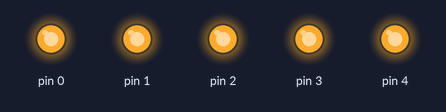
This sketch was run on a simulated Arduino Uno, built with avr-gcc and run on an emulated ATmega328P. Shown: output pins drawn as LEDs (lit = HIGH).

Above: at 0.35 s.
At 1.05 s:
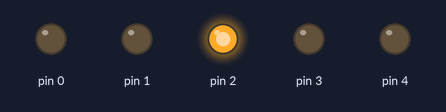
At 1.85 s:
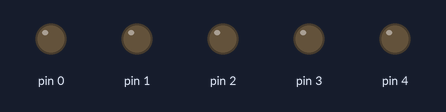
At 2.55 s:
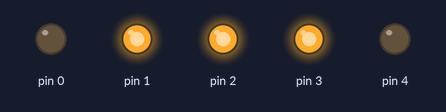
Timing chart, 0 to 3.0 s (numbered marks = the images above):
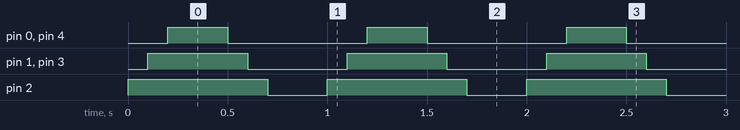

Measured:
- by itself, pin 0, pin 4: alternates HIGH for 0.30 s and LOW for 0.70 s
- by itself, pin 1, pin 3: alternates HIGH for 0.50 s and LOW for 0.50 s
- by itself, pin 2: alternates HIGH for 0.70 s and LOW for 0.30 s

The sketch:

blink-5-85-bikelight.ino
```cpp
/*
Burn bootloader at 1 MHz

  http://www.arduino.cc/en/Tutorial/Blink

  some code found here: http://www.gammon.com.au/power
  combined by Jeremy S. Cook
*/

#include <avr/sleep.h>
int pauseTime = 100;

// the setup function runs once when you press reset or power the board
void setup() {
  // initialize digital pin LED_BUILTIN as an output.
  pinMode(0, OUTPUT);
  pinMode(1, OUTPUT);
  pinMode(2, OUTPUT);
  pinMode(3, OUTPUT);
  pinMode(4, OUTPUT);
for(int i = 0; i < 18000; i++){
  digitalWrite(2, HIGH);   // turn the LED on (HIGH is the voltage level)
  delay(pauseTime);                       // wait for a second
  digitalWrite(3, HIGH);   // turn the LED on (HIGH is the voltage level)
  digitalWrite(1, HIGH);   // turn the LED on (HIGH is the voltage level)
  delay(pauseTime);
  digitalWrite(4, HIGH);   // turn the LED on (HIGH is the voltage level)
  digitalWrite(0, HIGH);   // turn the LED on (HIGH is the voltage level)
  delay(3*pauseTime);                       // wait for a second
  digitalWrite(4, LOW);   // turn the LED on (HIGH is the voltage level)
  digitalWrite(0, LOW);   // turn the LED on (HIGH is the voltage level)
  delay(pauseTime);                       // wait for a second
  digitalWrite(3, LOW);   // turn the LED on (HIGH is the voltage level)
  digitalWrite(1, LOW);   // turn the LED on (HIGH is the voltage level)
  delay(pauseTime);                       // wait for a second
  digitalWrite(2, LOW);   // turn the LED on (HIGH is the voltage level)
  delay(3*pauseTime);
  }
  set_sleep_mode (SLEEP_MODE_PWR_DOWN);
  sleep_enable();
  sleep_cpu ();  //end of setup, start code to run once
}

// the loop function runs over and over again forever
void loop() {}
```
